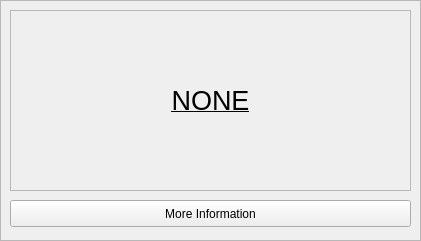
     <widget class="QFrame" name="frame_10">
      <property name="geometry">
       <rect>
        <x>530</x>
        <y>40</y>
        <width>421</width>
        <height>241</height>
       </rect>
      </property>
      <property name="frameShape">
       <enum>QFrame::StyledPanel</enum>
      </property>
      <property name="frameShadow">
       <enum>QFrame::Raised</enum>
      </property>
      <widget class="QFrame" name="frame_11">
       <property name="geometry">
        <rect>
         <x>10</x>
         <y>10</y>
         <width>401</width>
         <height>181</height>
        </rect>
       </property>
       <property name="frameShape">
        <enum>QFrame::StyledPanel</enum>
       </property>
       <property name="frameShadow">
        <enum>QFrame::Raised</enum>
       </property>
       <widget class="QLabel" name="frame1_hearing">
        <property name="geometry">
         <rect>
          <x>10</x>
          <y>10</y>
          <width>381</width>
          <height>161</height>
         </rect>
        </property>
        <property name="sizePolicy">
         <sizepolicy hsizetype="Expanding" vsizetype="Preferred">
          <horstretch>0</horstretch>
          <verstretch>0</verstretch>
         </sizepolicy>
        </property>
        <property name="font">
         <font>
          <pointsize>20</pointsize>
          <italic>false</italic>
          <underline>true</underline>
         </font>
        </property>
        <property name="lineWidth">
         <number>0</number>
        </property>
        <property name="text">
         <string>NONE</string>
        </property>
        <property name="textFormat">
         <enum>Qt::AutoText</enum>
        </property>
        <property name="scaledContents">
         <bool>false</bool>
        </property>
        <property name="alignment">
         <set>Qt::AlignCenter</set>
        </property>
        <property name="wordWrap">
         <bool>true</bool>
        </property>
        <property name="openExternalLinks">
         <bool>false</bool>
        </property>
       </widget>
      </widget>
      <widget class="QPushButton" name="pushButton">
       <property name="geometry">
        <rect>
         <x>10</x>
         <y>200</y>
         <width>401</width>
         <height>27</height>
        </rect>
       </property>
       <property name="text">
        <string>More Information</string>
       </property>
      </widget>
     </widget>
